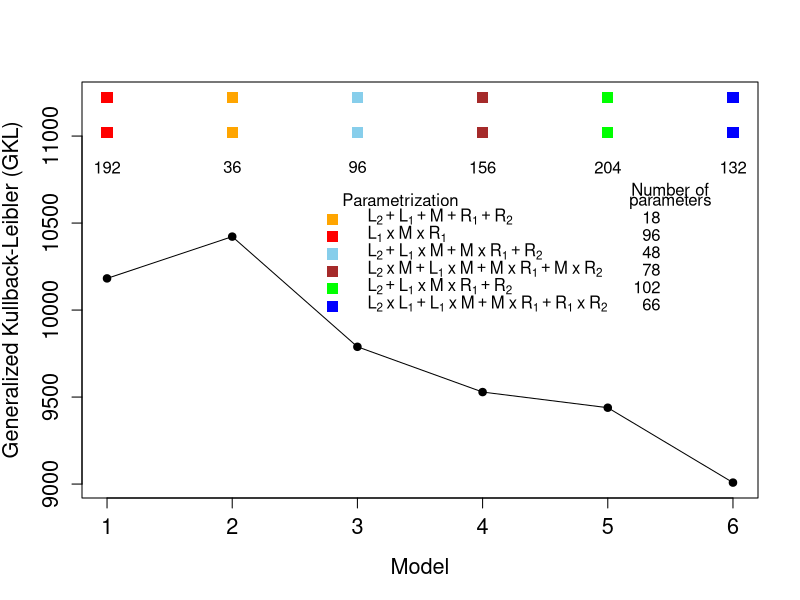
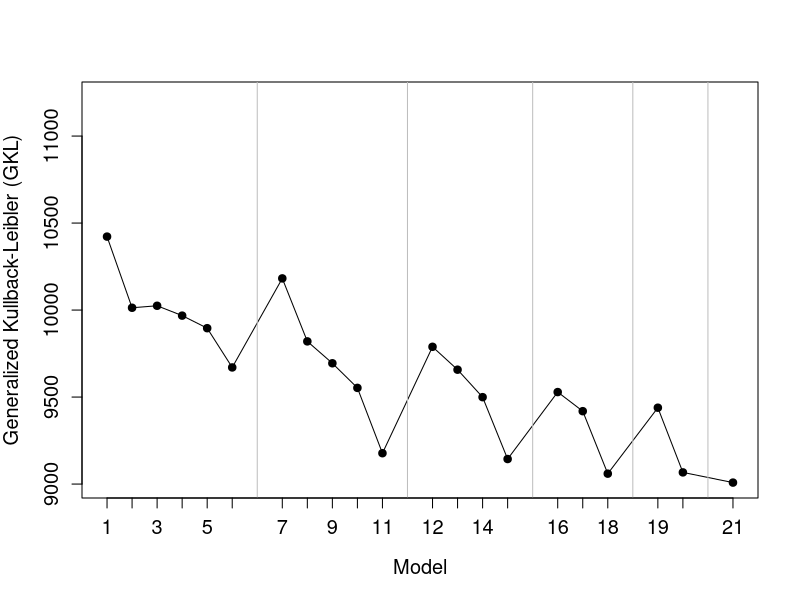

The R source for these figures, in order: (Note: this script raises an error after producing the figures.)
##-----------------------------------------
## UCUT26: Table and plots of GKL and BIC
##-----------------------------------------
## Read data: 
## Model for the two signatures (given by number of parameters) 
## and corresponding GKL
resMat <- matrix( scan(file="GitUCUT26results.txt"),ncol=4,byrow=21 )
colnames(resMat) <- c("nprm1","nprm2","nprmtot","GKL")
## Parameters and corresponding factor models
prm.str <- c(18,48,66,78,102,96)
col.str <- c("orange","skyblue","blue","brown","green","red")
mdl.str <- c(expression(L[2]+L[1]+M+R[1]+R[2]), 
             expression(L[2]+L[1]~x~M+M~x~R[1]+R[2]),
             expression(L[2]~x~L[1]+L[1]~x~M+M~x~R[1]+R[1]~x~R[2]),
             expression(L[2]~x~M+L[1]~x~M+M~x~R[1]+M~x~R[2]),
             expression(L[2]+L[1]~x~M~x~R[1]+R[2]),
             expression(L[1]~x~M~x~R[1]))
##------------------------------------------------------
## Table with summary statistics for all 21 models
##------------------------------------------------------
resMat <- cbind(resMat,rep(0,21),rep(0,21),rep(0,21))
colnames(resMat)[5] <- "Complexity"  
colnames(resMat)[6] <- "rawBIC"
colnames(resMat)[7] <- "diffBIC"   
number.nonz <- 5260
resMat[,"Complexity"] <- resMat[,"nprmtot"]*log( number.nonz )
resMat[,"rawBIC"] <- resMat[,"Complexity"]+2*resMat[,"GKL"]
resMat[,"diffBIC"] <- resMat[,"rawBIC"]-min(resMat[,"rawBIC"])
print(resMat[,c("nprm1","nprm2","Complexity","GKL","rawBIC","diffBIC")])
##-------------------------------------------------------
## Table with summary statistics for the six models
## where the two signatures have the same parametrization
##-------------------------------------------------------
sameIndx <- which(resMat[,"nprm1"]==resMat[,"nprm2"])
sameRes <- resMat[sameIndx,]
indx <- c(5,1,2,4,6,3)
sameRes <- sameRes[indx,]
print(sameRes)
##---------------------------------------------------
## Plot the GKL for the six models where the two signatures 
## have the same parametrization
## The plot is saved in the file UCUT26GKLsame.pdf 
##------------------------------------------------
#pdf(file="UCUT26GKLsame.pdf",width=8,height=6)
plot(1:6,sameRes[,"GKL"],ylim=(range(sameRes[indx,"GKL"])+c(0,800)),
     xlab="Model",ylab="Generalized Kullback-Leibler (GKL)",pch=19,cex.lab=1.3,cex.axis=1.3)
points(1:6,sameRes[,"GKL"],type="l")
mx <- max(resMat[,"GKL"])+800
for (i in indx){
  points(i,mx,pch=15,col=col.str[match(sameRes[i,"nprm1"],prm.str)],cex=1.5)
  points(i,mx-200,pch=15,col=col.str[match(sameRes[i,"nprm2"],prm.str)],cex=1.5)
  text(i,mx-400,sameRes[i,"nprmtot"])
}
## Add factor and number of parameters to plot
yval <- mx-600
text(2.8,yval,"Parametrization",pos=4)  
text(5.5,yval+70,"Number of",pos=NULL) ; text(5.5,yval,"parameters",pos=NULL)
j <- 0
for (i in c(1,6,2,4,5,3)){
  j <- j+1
  points(2.8,yval-100*j,pch=15,col=col.str[i],cex=1.5)
  text(3,yval-100*j,mdl.str[i],pos=4)
  text(5.5,yval-100*j,prm.str[i],pos=2)
}
#dev.off()
##-------------------------------------------------------------------------
## GKL plot of the 21 models
##---------------------------
## Index of plotting
indx <-     c(1,6,2,4,8,3, 19,11,17,20,15, 5,9,13,7, 14,18,12, 21,16, 10)
prm.indx <- c(1,1,1,1,1,1,  1, 2, 2, 2, 1, 1,2, 1,1,  1, 1, 1, 1, 1,  1)
mdl.indx <- c(1:6,8:12,14:17,19:21,23,24,26)
#pdf(file="UCUT26GKLnew.pdf",width=10,height=5)
plot(mdl.indx,resMat[indx,"GKL"],ylim=(range(resMat[,"GKL"])+c(0,800)),
     xlab="Model",ylab="Generalized Kullback-Leibler (GKL)",
     pch=19,cex.lab=1.2,cex.axis=1.2,xaxt='n')
points(mdl.indx,resMat[indx,"GKL"],type="l")
abline(v=c(7,13,18,22,25),col="gray")
axis(side=1,at=mdl.indx,labels=1:21,cex.axis=1.2)
mx <- max(resMatr[,"GKL"])+800
j <- 0
for (i in indx){
  j <- j+1
  points(mdl.indx[j],ifelse(prm.indx[j]==1,mx,mx-200),pch=15,col=col.str[match(resMat[i,"nprm1"],prm.str)],cex=1.5)
  points(mdl.indx[j],ifelse(prm.indx[j]==1,mx-200,mx),pch=15,col=col.str[match(resMat[i,"nprm2"],prm.str)],cex=1.5)
  text(mdl.indx[j],mx-400,resMat[i,"nprmtot"],cex=0.9)
}
## Text concerning poor fit
text(3,10600,"Poor fit to data",pos=4)
arrows(4,10500,1.3,10420,length=0.15,angle=20,lwd=2)
arrows(5,10500,7.7,10180,length=0.15,angle=20,lwd=2)
## Add factor and number of parameters to plot
xval <- 16 ; yval <- 10500
text(xval,yval,"Parametrization of signature",pos=4)  
text(xval+8,yval+90,"Number of",pos=4) ; text(xval+8,yval,"parameters",pos=4)
for (i in 1:6){
  points(xval-0.5,yval-120*i,pch=15,col=col.str[i],cex=1.5)
  text(xval,yval-120*i,mdl.str[i],pos=4)
  text(xval+10,yval-120*i,prm.str[i],pos=2)
}
#dev.off()
##--------------------------------------
## BIC plot of the 21 models
##--------------------------------------
#pdf(file="UCUT26BICnew.pdf",width=10,height=5)
plot(mdl.indx,resMat[indx,"rawBIC"],ylim=(range(resMat[,"rawBIC"])+c(0,800)),
     xlab="Model",ylab="Bayesian Information Criterion (BIC)",
     pch=19,cex.lab=1.2,cex.axis=1.2,xaxt='n')
points(mdl.indx,resMat[indx,"rawBIC"],type="l")
abline(v=c(7,13,18,22,25),col="gray")
axis(side=1,at=mdl.indx,labels=1:21,cex.axis=1.2)
mx <- max(resMat[,"rawBIC"])+800
j <- 0
for (i in indx){
  j <- j+1
  points(mdl.indx[j],ifelse(prm.indx[j]==1,mx,mx-200),pch=15,col=col.str[match(resMat[i,"nprm1"],prm.str)],cex=1.5)
  points(mdl.indx[j],ifelse(prm.indx[j]==1,mx-200,mx),pch=15,col=col.str[match(resMat[i,"nprm2"],prm.str)],cex=1.5)
  text(mdl.indx[j],mx-400,resMat[i,"nprmtot"],cex=0.9)
}
#abline(h=19650,lwd=2,col="black",lty="dotted")
#text(1,19500,"Appropriate models below dotted line",pos=4)
text(26,19147,pos=3,"1") ; text(17,19264,pos=3,"2") ; text(21,19353,pos=3,"3")
text(24,19573,pos=3,"4") ; text(12,19742,pos=3,"5") ; text(6,20060,pos=3,"6")
text(10,19700,pos=2,"BIC ranking")
arrows(10,19700,11.7,19900,length=0.15,angle=20,lwd=2)
#dev.off()

